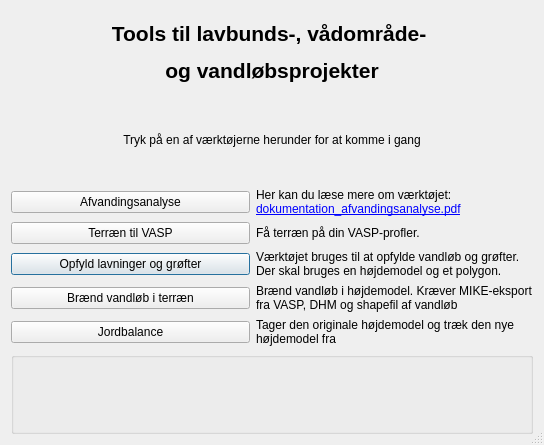
<?xml version="1.0" encoding="UTF-8"?>
<ui version="4.0">
 <class>Limfjordssekretariatet_toolsDialogBase</class>
 <widget class="QDialog" name="Limfjordssekretariatet_toolsDialogBase">
  <property name="geometry">
   <rect>
    <x>0</x>
    <y>0</y>
    <width>544</width>
    <height>445</height>
   </rect>
  </property>
  <property name="windowTitle">
   <string>Limfjordssekretariatet tools</string>
  </property>
  <property name="sizeGripEnabled">
   <bool>true</bool>
  </property>
  <property name="modal">
   <bool>false</bool>
  </property>
  <layout class="QGridLayout" name="gridLayout">
   <item row="4" column="0">
    <widget class="QPushButton" name="InterpolerBtn">
     <property name="text">
      <string>Opfyld lavninger og grøfter</string>
     </property>
    </widget>
   </item>
   <item row="6" column="1">
    <widget class="QLabel" name="label_afvandingsanalyse_5">
     <property name="text">
      <string>&lt;html&gt;&lt;head/&gt;&lt;body&gt;&lt;p&gt;Tager den originale højdemodel og træk den nye &lt;br/&gt;højdemodel fra&lt;/p&gt;&lt;/body&gt;&lt;/html&gt;</string>
     </property>
     <property name="openExternalLinks">
      <bool>true</bool>
     </property>
    </widget>
   </item>
   <item row="4" column="1">
    <widget class="QLabel" name="label_afvandingsanalyse_3">
     <property name="text">
      <string>&lt;html&gt;&lt;head/&gt;&lt;body&gt;&lt;p&gt;Værktøjet bruges til at opfylde vandløb og grøfter. &lt;br/&gt;Der skal bruges en højdemodel og et polygon.&lt;/p&gt;&lt;/body&gt;&lt;/html&gt;</string>
     </property>
     <property name="scaledContents">
      <bool>true</bool>
     </property>
     <property name="openExternalLinks">
      <bool>true</bool>
     </property>
    </widget>
   </item>
   <item row="3" column="0">
    <widget class="QPushButton" name="VASPBtn">
     <property name="text">
      <string>Terræn til VASP</string>
     </property>
    </widget>
   </item>
   <item row="3" column="1">
    <widget class="QLabel" name="label_afvandingsanalyse_2">
     <property name="text">
      <string>&lt;html&gt;&lt;head/&gt;&lt;body&gt;&lt;p&gt;Få terræn på din VASP-profler.&lt;/p&gt;&lt;/body&gt;&lt;/html&gt;</string>
     </property>
     <property name="scaledContents">
      <bool>true</bool>
     </property>
     <property name="openExternalLinks">
      <bool>true</bool>
     </property>
    </widget>
   </item>
   <item row="5" column="0">
    <widget class="QPushButton" name="BurnBtn">
     <property name="text">
      <string>Brænd vandløb i terræn</string>
     </property>
    </widget>
   </item>
   <item row="0" column="0" colspan="2">
    <widget class="QLabel" name="label_2">
     <property name="text">
      <string>&lt;html&gt;&lt;head/&gt;&lt;body&gt;&lt;p&gt;&lt;span style=&quot; font-size:16pt; font-weight:600;&quot;&gt;Tools til lavbunds-, vådområde- &lt;/span&gt;&lt;/p&gt;&lt;p align=&quot;center&quot;&gt;&lt;span style=&quot; font-size:16pt; font-weight:600;&quot;&gt;og vandløbsprojekter&lt;/span&gt;&lt;/p&gt;&lt;/body&gt;&lt;/html&gt;</string>
     </property>
     <property name="scaledContents">
      <bool>true</bool>
     </property>
     <property name="alignment">
      <set>Qt::AlignCenter</set>
     </property>
    </widget>
   </item>
   <item row="6" column="0">
    <widget class="QPushButton" name="JordbalanceBtn">
     <property name="text">
      <string>Jordbalance</string>
     </property>
    </widget>
   </item>
   <item row="7" column="0" colspan="2">
    <widget class="QGroupBox" name="groupBox">
     <property name="title">
      <string/>
     </property>
     <layout class="QGridLayout" name="gridLayout_2">
      <item row="0" column="0">
       <widget class="QLabel" name="label_4">
        <property name="text">
         <string>&lt;html&gt;&lt;head/&gt;&lt;body&gt;&lt;p align=&quot;right&quot;&gt;&lt;img src=&quot;:/plugins/limf_tools/logo.png&quot; width=&quot;150&quot;/&gt;&lt;/p&gt;&lt;/body&gt;&lt;/html&gt;</string>
        </property>
       </widget>
      </item>
     </layout>
    </widget>
   </item>
   <item row="1" column="0" colspan="2">
    <widget class="QLabel" name="label">
     <property name="text">
      <string>&lt;html&gt;&lt;head/&gt;&lt;body&gt;&lt;p align=&quot;center&quot;&gt;Tryk på en af værktøjerne herunder for at komme i gang&lt;/p&gt;&lt;/body&gt;&lt;/html&gt;</string>
     </property>
     <property name="scaledContents">
      <bool>true</bool>
     </property>
    </widget>
   </item>
   <item row="5" column="1">
    <widget class="QLabel" name="label_afvandingsanalyse_4">
     <property name="text">
      <string>&lt;html&gt;&lt;head/&gt;&lt;body&gt;&lt;p&gt;Brænd vandløb i højdemodel. Kræver MIKE-eksport&lt;br/&gt; fra VASP, DHM og shapefil af vandløb&lt;/p&gt;&lt;/body&gt;&lt;/html&gt;</string>
     </property>
     <property name="openExternalLinks">
      <bool>true</bool>
     </property>
    </widget>
   </item>
   <item row="2" column="1">
    <widget class="QLabel" name="label_afvandingsanalyse">
     <property name="text">
      <string>&lt;html&gt;&lt;head/&gt;&lt;body&gt;&lt;p&gt;Her kan du læse mere om værktøjet:&lt;br/&gt;&lt;a href=&quot;https://limfjordsraadet.dk/media/73001/dokumentation_afvandingsanalyse.pdf&quot;&gt;&lt;span style=&quot; text-decoration: underline; color:#0000ff;&quot;&gt;dokumentation_afvandingsanalyse.pdf&lt;/span&gt;&lt;/a&gt;&lt;/p&gt;&lt;/body&gt;&lt;/html&gt;</string>
     </property>
     <property name="scaledContents">
      <bool>true</bool>
     </property>
     <property name="openExternalLinks">
      <bool>true</bool>
     </property>
    </widget>
   </item>
   <item row="2" column="0">
    <widget class="QPushButton" name="AfvandingsanalyseBtn">
     <property name="text">
      <string>Afvandingsanalyse</string>
     </property>
    </widget>
   </item>
  </layout>
 </widget>
 <resources>
  <include location="resources.qrc"/>
 </resources>
 <connections/>
</ui>
